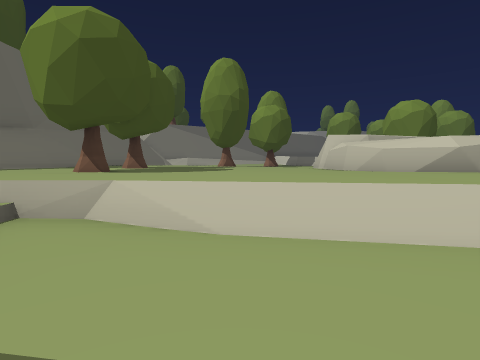
[1] (above)

24 first-person views from a walk through a scene from a Unity 3-D project. The camera is 1.3 m above the floor, tilts 4° down and sees 80° across. The floor is counted in squares, 2 m on a side. Each view is taken from the middle of a square. On the plan, view 1 faces up. The plan holds only what a view shows up to about 9 squares ahead; the rest is blank. The place goes on beyond the plan.

[2]
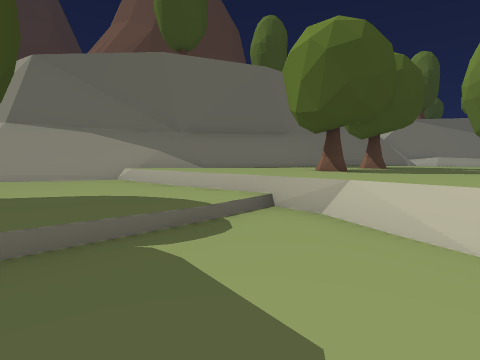

[3]
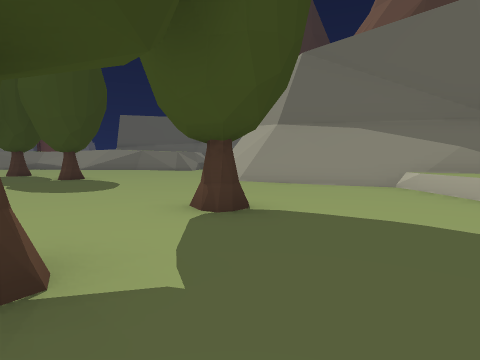

[4]
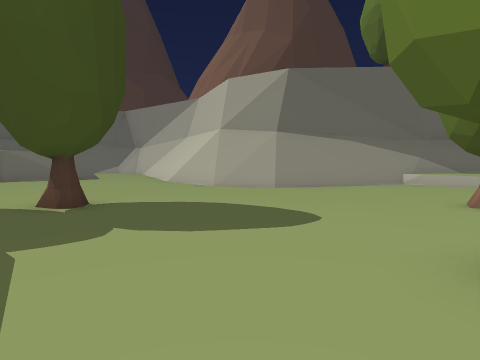

[5]
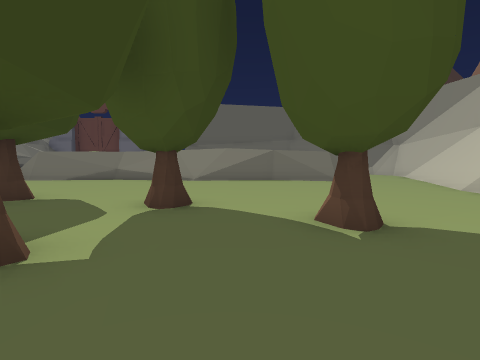

[6]
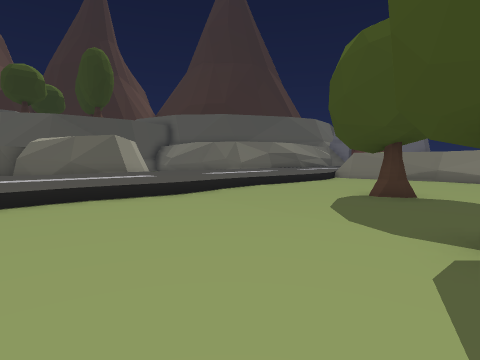

[7]
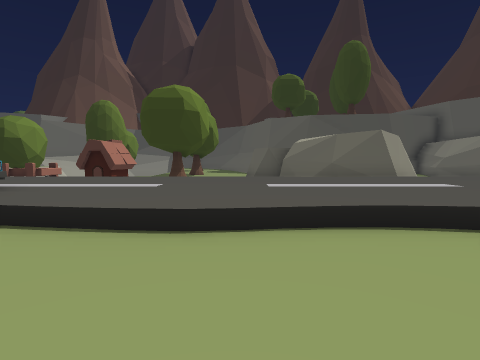

[8]
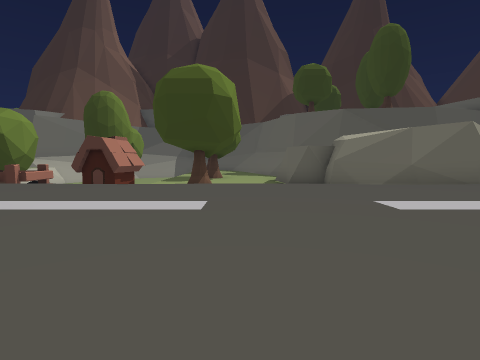

[9]
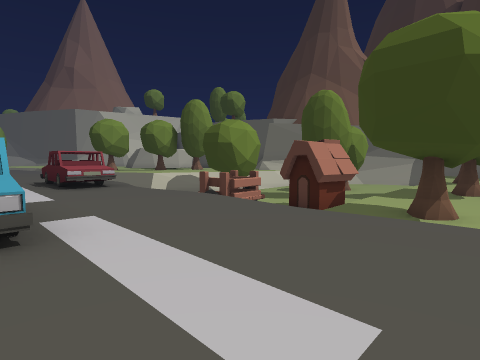

[10]
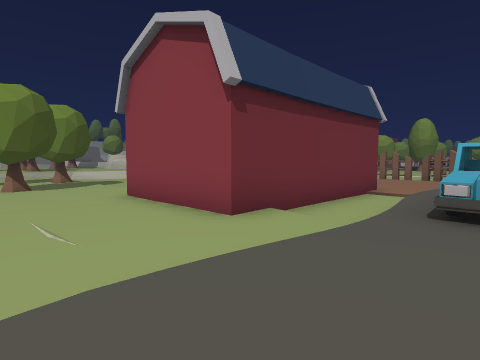

[11]
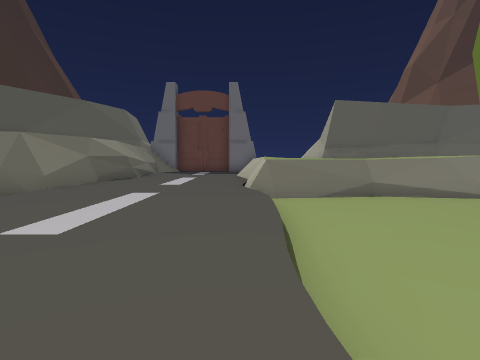

[12]
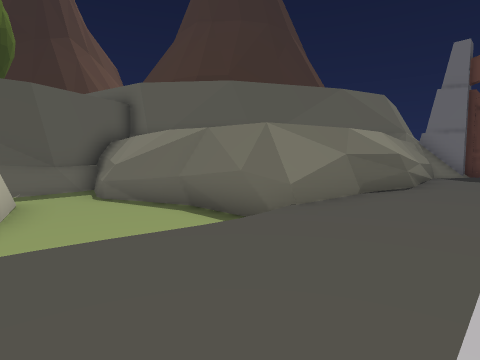

[13]
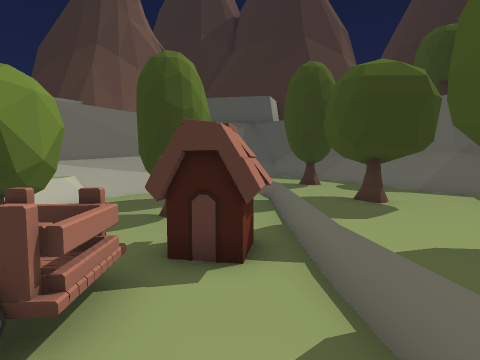

[14]
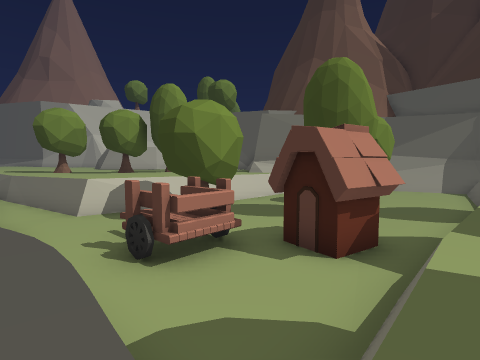

[15]
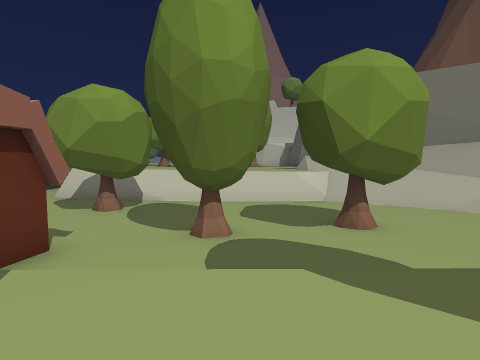

[16]
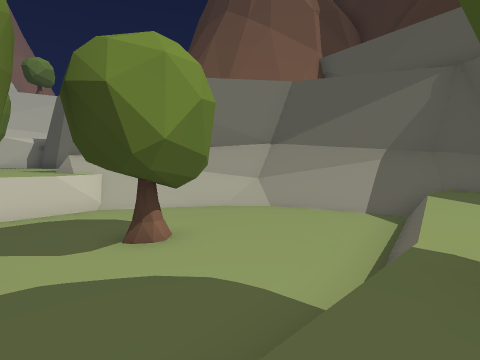

[17]
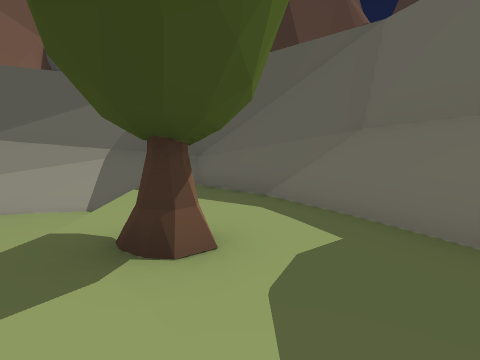

[18]
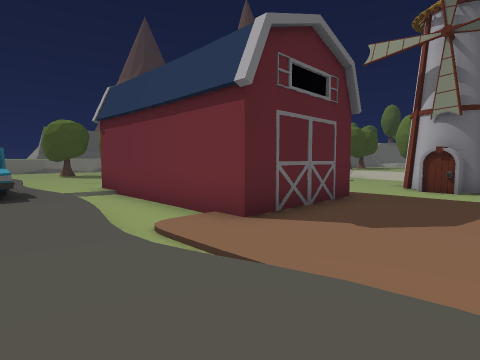

[19]
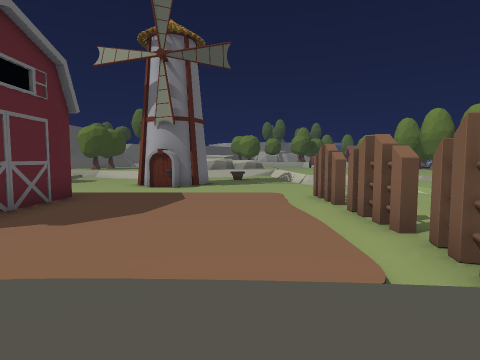

[20]
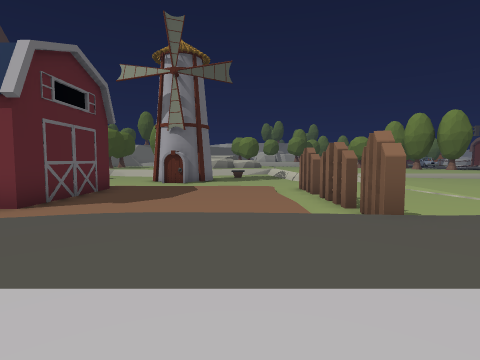

[21]
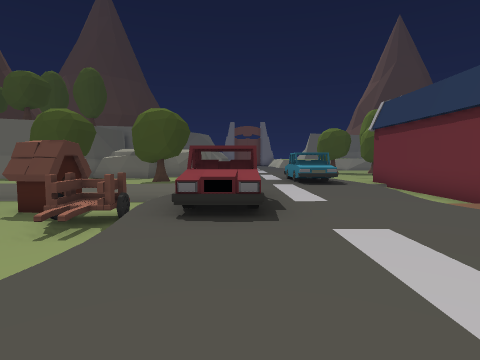

[22]
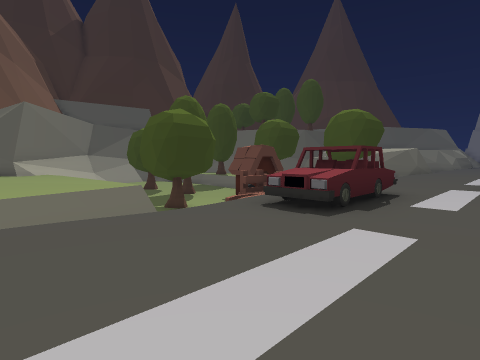

[23]
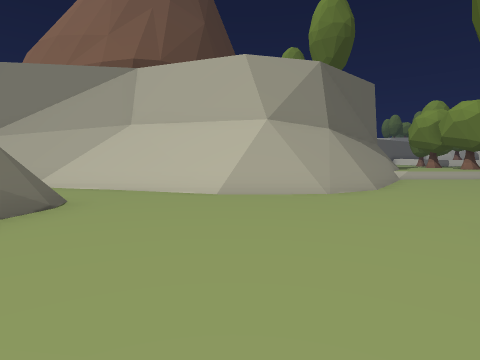

[24]
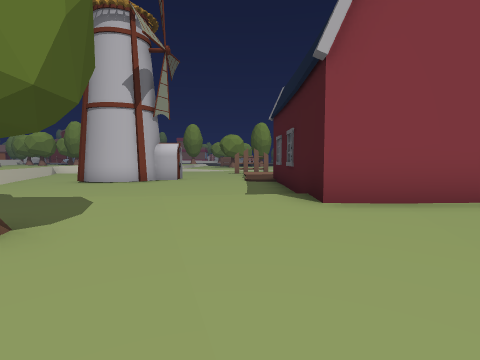

### Floor plan
Key: @ floor where view 1 was taken; # wall or solid block; x gap in a wall; . main floor; : floor 0.25 m higher than the main floor; - floor 0.25 m lower than the main floor; + floor 0.5 m higher than the main floor; * floor 0.75 m higher than the main floor; _ floor 1 m lower than the main floor; / step, stairs or slope; = window, fence, low wall or low ledge; ^ raised ledge; v drop or lower ground; O other object.
Columns run from 20 left of view 1 to 9 right of it. Each row starts with its distance up from view 1.
  9               #++ ++   ##
  8               #++O+++++^
  7               #++++++++^^
  6              ##++O++++++^^
  5             ##+++O+++++++
  4             ##++++++++++
  3            ##.....==//++
  2 ###^#^     ##.....----/
  1 ###//###  ##......-----
  0   .///=####....O..--@--
 -1    .../##=.......O-----
 -2     .............:----- ##
 -3     =............:----- #-
 -4     #..........O.:---...--
 -5     #.....O.....::--......- --
 -6     =:..........::-....//.//-O
 -7     x::..O......:OOOOOOO..../O
 -8     =:::...O.....O     O..../-
 -9     =:::........:O     O..../O
-10     #:::OO.....::O     O..../O
-11     =:::::...::::OOOOOOO..../O
-12   x#=::::::.::::::/...///////O
-13   +==++++++++++++/+++++==+++++
-14   ++++++++++++++++OOO+++++++++
-15   +++++++++++++++++++++++++++
-16 ++++++++++++++++++++++OOO++++
-17 ##++++++++++/+++++++++OOO++++
-18  ####..../###    : v__
-19     #....## #  .O.v_OOOO_####
-20     #...    #  ...v_OOOO_v**
-21     ##..#   ## ...=OO ___v**
-22      #..#      ...=OO__O #**
-23      #..      ..O.v_____ =**
-24      #.=     ...O.v__O__ #**
-25      ###    ##...:v__O___#**
-26              #...:______ #**
-27              ##.OO___O__ =#*
-28              ##.::v_____ ###
-29               #:::v_____
-30               ##::=____=^
-31                ##:/v_ =#^
-32                 ##=#=##^

Where each view was taken, in squares from view 1:
view 1: 0 up, 0 right, facing up
view 2: 0 up, 0 right, facing up-left
view 3: 0 up, 2 left, facing left
view 4: 6 down, 5 left, facing up-left
view 5: 6 down, 7 left, facing left
view 6: 8 down, 6 left, facing down-left
view 7: 10 down, 6 left, facing down
view 8: 12 down, 5 left, facing down
view 9: 14 down, 5 left, facing down-right
view 10: 14 down, 6 left, facing up-right
view 11: 13 down, 9 left, facing left
view 12: 15 down, 12 left, facing down-left
view 13: 17 down, 1 left, facing down
view 14: 17 down, 3 left, facing down-right
view 15: 25 down, 4 left, facing right
view 16: 25 down, 3 left, facing down-right
view 17: 25 down, 4 left, facing down
view 18: 14 down, 6 right, facing up-left
view 19: 14 down, 7 right, facing up
view 20: 16 down, 7 right, facing up
view 21: 16 down, 8 right, facing left
view 22: 14 down, 8 right, facing down-left
view 23: 7 down, 13 left, facing up
view 24: 6 down, 7 left, facing right
